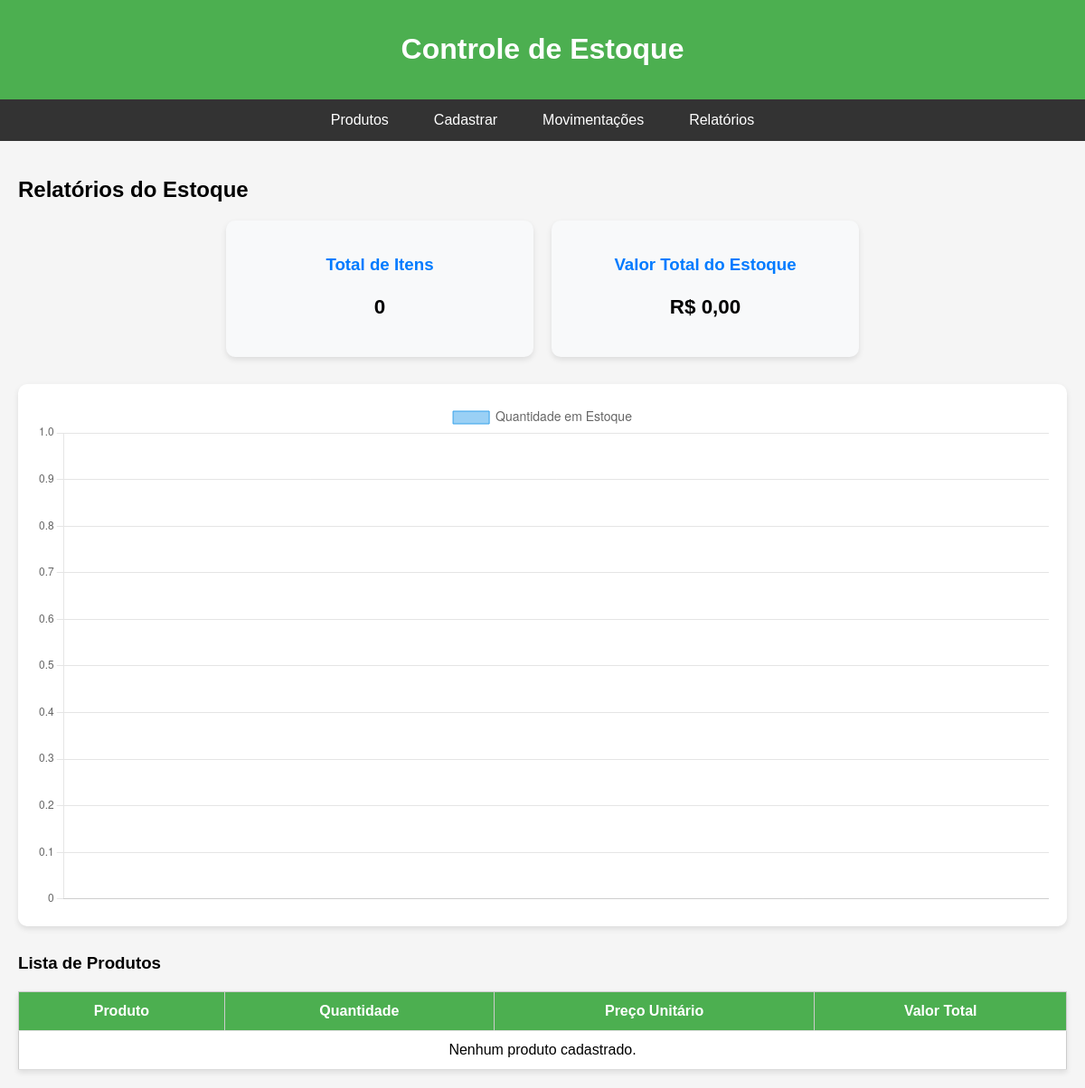
The page /relatorios/ on the database as committed earlier.
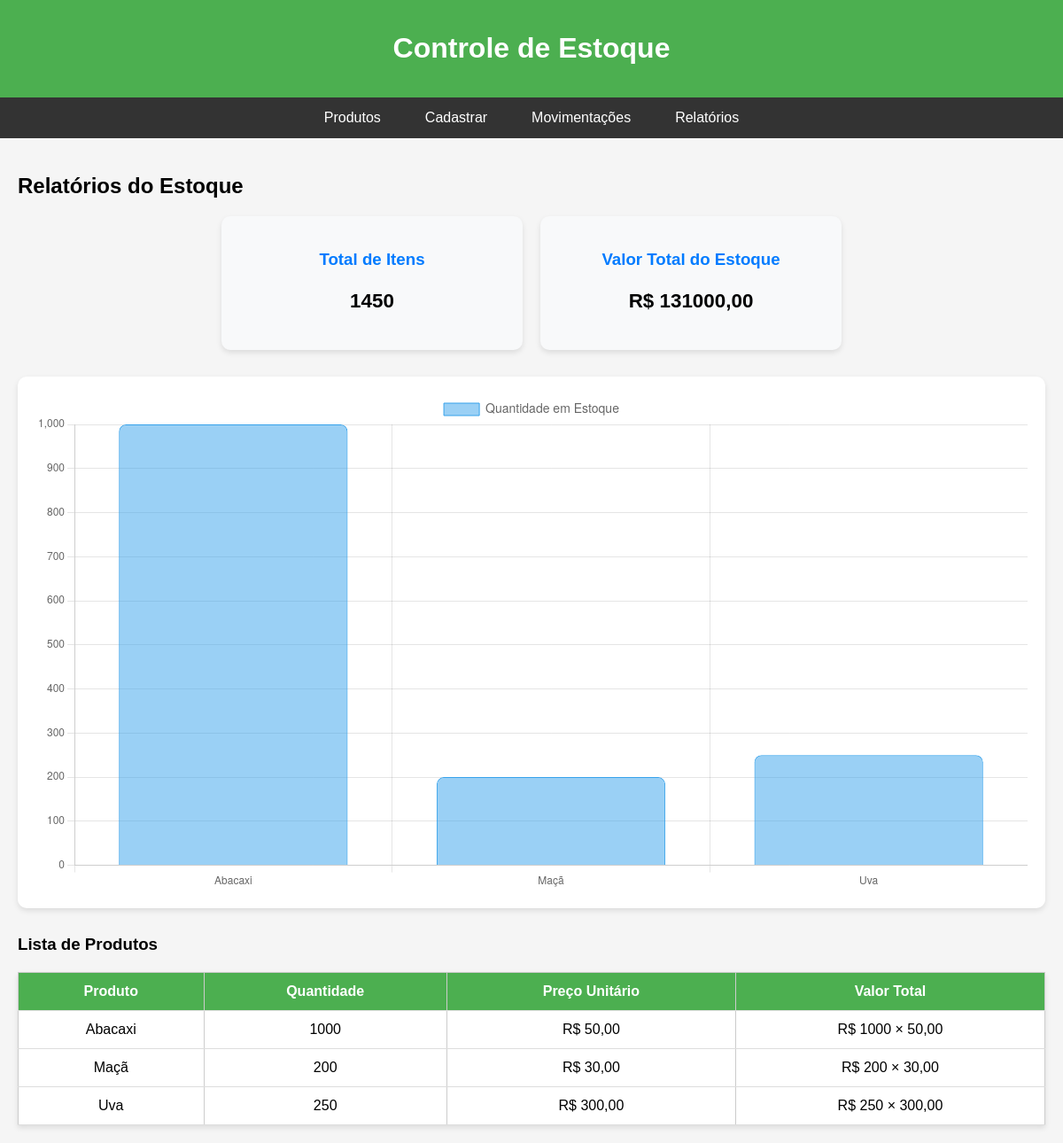
The same page on the database as committed later.
### estoque/models.py (models this page shows, shortened)
class Produto(models.Model):
    nome = models.CharField(max_length=100)
    quantidade = models.PositiveIntegerField()
    preco = models.DecimalField(max_digits=10, decimal_places=2)

### estoque/views.py (the view)
# urls.py: path('relatorios/', views.relatorios, name='relatorios'),
def relatorios(request):
    produtos = Produto.objects.all()
    total_itens = produtos.aggregate(Sum('quantidade'))['quantidade__sum'] or 0
    valor_total = sum(p.quantidade * p.preco for p in produtos)
    nomes = [p.nome for p in produtos]
    quantidades = [p.quantidade for p in produtos]
    context = {
        'produtos': produtos,
        'total_itens': total_itens,
        'valor_total': valor_total,
        'nomes': nomes,
        'quantidades': quantidades
    }
    return render(request, 'relatorios.html', context)

### estoque/templates/relatorios.html (shortened to what this page needs)
{% extends 'navbar.html' %}
{% load static %}
{% block extra_css %}
<link rel="stylesheet" href="{% static 'css/relatorios.css' %}">
{% endblock %}
{% block content %}
<div class="relatorios-container">
    <h2>Relatórios do Estoque</h2>
    <div class="resumo-cards">
        <div class="card">
            <h3>Total de Itens</h3>
            <p>{{ total_itens }}</p>
        </div>
        <div class="card">
            <h3>Valor Total do Estoque</h3>
            <p>R$ {{ valor_total|floatformat:2 }}</p>
        </div>
    </div>
    <div class="grafico-container">
        <canvas id="graficoEstoque"></canvas>
    </div>
    <h3 class="titulo-tabela">Lista de Produtos</h3>
    <table class="tabela-produtos">
        <thead>
            <tr>
                <th>Produto</th>
                <th>Quantidade</th>
                <th>Preço Unitário</th>
                <th>Valor Total</th>
            </tr>
        </thead>
        <tbody>
            {% for produto in produtos %}
            <tr>
                <td>{{ produto.nome }}</td>
                <td>{{ produto.quantidade }}</td>
                <td>R$ {{ produto.preco|floatformat:2 }}</td>
                <td>R$ {{ produto.quantidade|floatformat:0|add:"0"|floatformat:0 }} × {{ produto.preco|floatformat:2 }}</td>
            </tr>
            {% empty %}
            <tr>
                <td colspan="4">Nenhum produto cadastrado.</td>
            </tr>
            {% endfor %}
        </tbody>
    </table>
</div>
<script>
    const ctx = document.getElementById('graficoEstoque').getContext('2d');
    const grafico = new Chart(ctx, {
        type: 'bar',
        data: {
            labels: {{ nomes|safe }},
            datasets: [{
                label: 'Quantidade em Estoque',
                data: {{ quantidades|safe }},
                backgroundColor: 'rgba(54, 162, 235, 0.5)',
                borderColor: 'rgba(54, 162, 235, 1)',
                borderWidth: 1,
                borderRadius: 8
            }]
        },
        options: {
            responsive: true,
            plugins: {
                legend: {
                    labels: { font: { size: 14 } }
                }
            },
            scales: {
                y: { beginAtZero: true }
            }
        }
    });
</script>
{% endblock %}

Rows that differ between the two databases and show on the page:
added Produto: nome "Abacaxi", quantidade "1000", preco "50,00", quantidade|add "1000"
added Produto: nome "Maçã", quantidade "200", preco "30,00", quantidade|add "200"
added Produto: nome "Uva", quantidade "250", preco "300,00", quantidade|add "250"
Other text that changed with them:
{{ total_itens }}: "0" → "1450"
{{ valor_total|floatformat:2 }}: "0,00" → "131000,00"
chart data {{ nomes|safe }}: [] → ['Abacaxi', 'Maçã', 'Uva']
chart data {{ quantidades|safe }}: [] → [1000, 200, 250]
text no longer shown: "Nenhum produto cadastrado."
